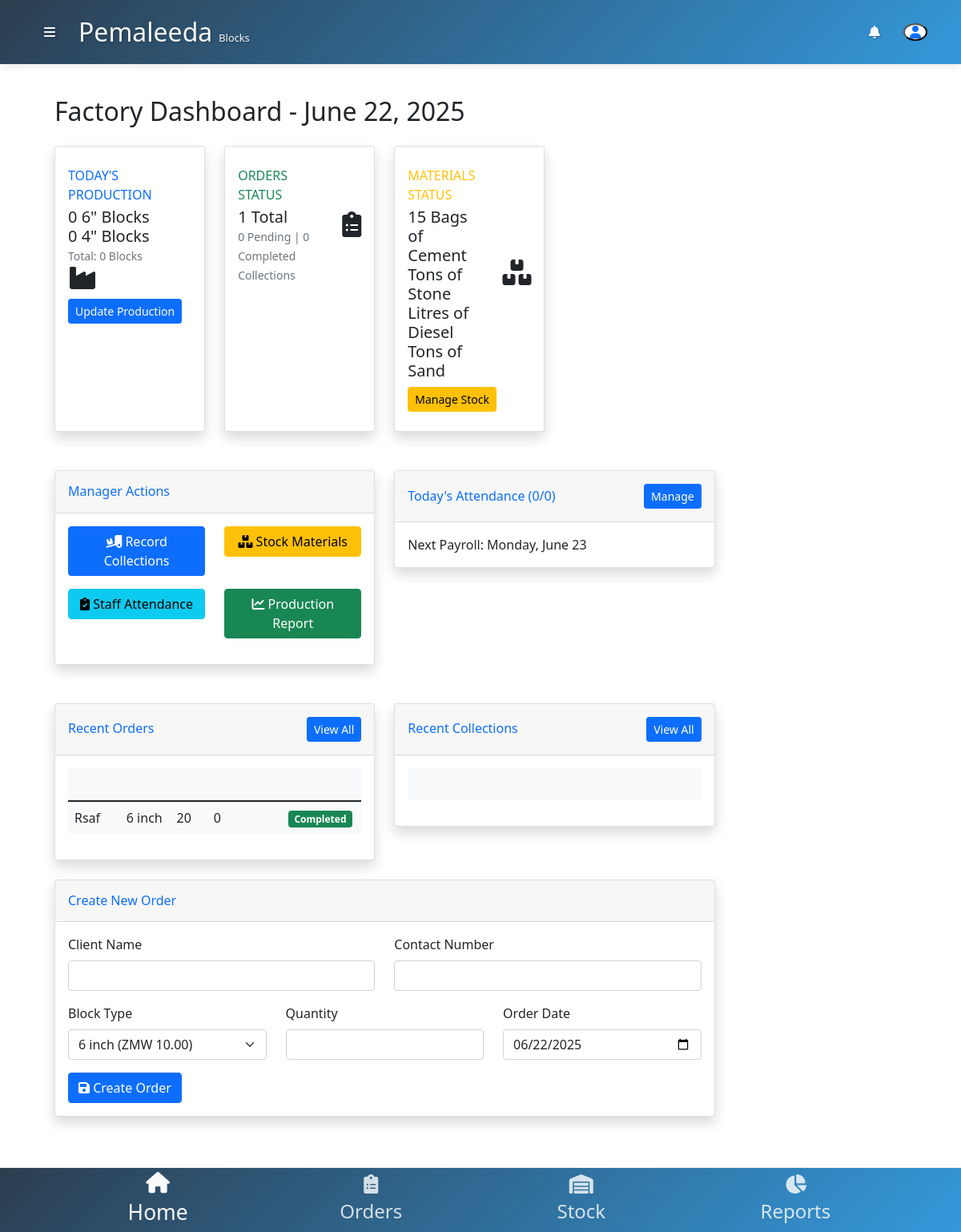
The page /index.php?page=dashboard (signed in) on the database its author committed.
### tables this page shows
CREATE TABLE `clients_orders` (
  `id` int(11) NOT NULL,
  `block_type_id` int(11) DEFAULT NULL,
  `quantity` int(11) NOT NULL CHECK (`quantity` > 0),
  `order_date` date DEFAULT NULL,
  `status` enum('Pending','Completed','Cancelled') DEFAULT NULL,
  `payment_method` enum('Cash','Mobile Money') NOT NULL DEFAULT 'Cash',
  `client_name` varchar(100) DEFAULT NULL,
  `contact` varchar(20) DEFAULT NULL
);

CREATE TABLE `block_types` (
  `id` int(11) NOT NULL,
  `type_name` varchar(50) NOT NULL,
  `unit_price` decimal(10,2) NOT NULL
);

### pages/dashboard.php (the view, shortened to what this page needs)
<?php
$isAdmin = ($_SESSION['role'] == 'admin');
$isManager = ($_SESSION['role'] == 'manager');
$currentDate = date('Y-m-d');
$currentYear = date('Y');
$ordersData = $conn->query("
    SELECT
        COUNT(*) as total_orders,
        SUM(CASE WHEN status = 'Pending' THEN 1 ELSE 0 END) as pending_orders,
        SUM(CASE WHEN status = 'Completed' THEN 1 ELSE 0 END) as completed_orders
    FROM clients_orders
")->fetch(PDO::FETCH_ASSOC);
$productionData = $conn->query("
    SELECT
        COALESCE(SUM(CASE WHEN block_type_id = 1 THEN blocks_produced ELSE 0 END), 0) as today_6inch,
        COALESCE(SUM(CASE WHEN block_type_id = 2 THEN blocks_produced ELSE 0 END), 0) as today_4inch,
        (SELECT COALESCE(SUM(blocks_produced), 0)
         FROM daily_production
         WHERE YEAR(date) = $currentYear) as yearly_blocks
    FROM daily_production
    WHERE date = '$currentDate'
")->fetch(PDO::FETCH_ASSOC);
$materialsData = $conn->query("
    SELECT
        COUNT(*) AS low_stock,
        (SELECT quantity_remaining FROM materials WHERE material_name = 'Cement') AS cement_stock,
        (SELECT quantity_remaining FROM materials WHERE material_name = 'Stone')  AS stone_stock,
        (SELECT quantity_remaining FROM materials WHERE material_name = 'Diesel') AS diesel_stock,
        (SELECT quantity_remaining FROM materials WHERE material_name = 'Sand') AS sand_stock
    FROM materials
    WHERE quantity_remaining < 10
")->fetch(PDO::FETCH_ASSOC);
if($isManager || $isAdmin) {
    $attendanceData = $conn->query("
        SELECT
            COUNT(*) as present_today,
            (SELECT COUNT(*) FROM staff) as total_workers
        FROM staff_daily_log
        WHERE date = '$currentDate'
    ")->fetch(PDO::FETCH_ASSOC);
}
$pendingCollections = $conn->query("
    SELECT COUNT(*) as pending
    FROM clients_orders
    WHERE status = 'Pending'
    AND quantity > (
        SELECT COALESCE(SUM(blocks_collected), 0)
        FROM client_collections
        WHERE order_id = clients_orders.id
    )
")->fetchColumn();
?>
<div class="container-fluid">
    <h2 class="mb-4">Factory Dashboard - <?= date('F j, Y') ?></h2>
    <div class="row mb-4">
        <div class="col-xl-3 col-md-6 mb-4">
    <div class="card border-left-primary shadow h-100 py-2">
        <div class="card-body">
            <div class="row no-gutters align-items-center">
                <div class="col mr-2">
                    <div class="text-xs font-weight-bold text-primary text-uppercase mb-1">
                        Today's Production
                    </div>
                    <div class="h5 mb-0 font-weight-bold text-gray-800">
                        <?= $productionData['today_6inch'] ?> 6" Blocks<br>
                        <?= $productionData['today_4inch'] ?> 4" Blocks
                    </div>
                    <small class="text-muted">
                        Total: <?= $productionData['today_6inch'] + $productionData['today_4inch'] ?> Blocks
                    </small>
                </div>
                <div class="col-auto">
                    <i class="fas fa-industry fa-2x text-gray-300"></i>
                </div>
            </div>
            <?php if($isManager): ?>
                <a href="index.php?page=daily_production" class="btn btn-sm btn-primary mt-2">Update Production</a>
            <?php endif; ?>
        </div>
    </div>
</div>
        <div class="col-xl-3 col-md-6 mb-4">
            <div class="card border-left-success shadow h-100 py-2">
                <div class="card-body">
                    <div class="row no-gutters align-items-center">
                        <div class="col mr-2">
                            <div class="text-xs font-weight-bold text-success text-uppercase mb-1">
                                Orders Status</div>
                            <div class="h5 mb-0 font-weight-bold text-gray-800">
                                <?= $ordersData['total_orders'] ?> Total
                            </div>
                            <small class="text-muted">
                                <?= $ordersData['pending_orders'] ?> Pending |
                                <?= $pendingCollections ?> Completed Collections
                            </small>
                        </div>
                        <div class="col-auto">
                            <i class="fas fa-clipboard-list fa-2x text-gray-300"></i>
                        </div>
                    </div>
                </div>
            </div>
        </div>
        <div class="col-xl-3 col-md-6 mb-4">
            <div class="card border-left-warning shadow h-100 py-2">
                <div class="card-body">
                    <div class="row no-gutters align-items-center">
                        <div class="col mr-2">
                            <div class="text-xs font-weight-bold text-warning text-uppercase mb-1">
                                Materials Status</div>
                            <div class="h5 mb-0 font-weight-bold text-gray-800">
                                <?= $materialsData['cement_stock'] ?> Bags of Cement
                            </div>
                            <div class="h5 mb-0 font-weight-bold text-gray-800">
                                <?= $materialsData['stone_stock'] ?> Tons of Stone
                            </div>
                            <div class="h5 mb-0 font-weight-bold text-gray-800">
                                <?= $materialsData['diesel_stock'] ?> Litres of Diesel
                            </div>
                            <div class="h5 mb-0 font-weight-bold text-gray-800">
                            <?= $materialsData['sand_stock'] ?> Tons of Sand
                            </div>
                        </div>
                        <div class="col-auto">
                            <i class="fas fa-boxes fa-2x text-gray-300"></i>
                        </div>
                    </div>
                    <?php if($isManager): ?>
                        <a href="index.php?page=materials" class="btn btn-sm btn-warning mt-2">Manage Stock</a>
                    <?php endif; ?>
                </div>
            </div>
        </div>
    </div>
    <?php if($isManager || $isAdmin): ?>
    <div class="row mb-4">
        <div class="col-lg-6 mb-4">
            <div class="card shadow">
                <div class="card-header py-3 d-flex flex-row align-items-center justify-content-between">
                    <h6 class="m-0 font-weight-bold text-primary">Manager Actions</h6>
                </div>
                <div class="card-body">
                    <div class="row">
                        <div class="col-md-6 mb-3">
                            <a href="index.php?page=orders" class="btn btn-primary w-100">
                                <i class="fas fa-truck-loading mr-2"></i> Record Collections
                            </a>
                        </div>
                        <div class="col-md-6 mb-3">
                            <a href="index.php?page=materials" class="btn btn-warning w-100">
                                <i class="fas fa-boxes mr-2"></i> Stock Materials
                            </a>
                        </div>
                        <div class="col-md-6 mb-3">
                            <a href="index.php?page=attendance" class="btn btn-info w-100">
                                <i class="fas fa-clipboard-check mr-2"></i> Staff Attendance
                            </a>
                        </div>
                        <div class="col-md-6 mb-3">
                            <a href="index.php?page=production_report" class="btn btn-success w-100">
                                <i class="fas fa-chart-line mr-2"></i> Production Report
                            </a>
                        </div>
                    </div>
                </div>
            </div>
        </div>
        <div class="col-lg-6 mb-4">
            <div class="card shadow">
                <div class="card-header py-3 d-flex flex-row align-items-center justify-content-between">
                    <h6 class="m-0 font-weight-bold text-primary">
                        Today's Attendance (<?= $attendanceData['present_today'] ?? 0 ?>/<?= $attendanceData['total_workers'] ?? 0 ?>)
                    </h6>
                    <a href="index.php?page=attendance" class="btn btn-sm btn-primary">Manage</a>
                </div>
                <div class="card-body">
                    <?php if($isAdmin): ?>
                        <a href="index.php?page=payroll" class="btn btn-success w-100">
                            <i class="fas fa-money-bill-wave mr-2"></i> Process Weekly Payroll
                        </a>
                    <?php else: ?>
                        <p class="mb-0">Next Payroll: <?= date('l, F j', strtotime('next monday')) ?></p>
                    <?php endif; ?>
                </div>
            </div>
        </div>
    </div>
    <?php endif; ?>
    <div class="row">
        <div class="col-lg-6 mb-4">
            <div class="card shadow">
                <div class="card-header py-3 d-flex flex-row align-items-center justify-content-between">
                    <h6 class="m-0 font-weight-bold text-primary">Recent Orders</h6>
                    <a href="index.php?page=orders" class="btn btn-sm btn-primary">View All</a>
                </div>
                <div class="card-body">
                    <div class="table-responsive">
                        <table class="table table-sm">
                            <thead>
                                <tr>
                                    <th>Client</th>
                                    <th>Type</th>
                                    <th>Qty</th>
                                    <th>Collected</th>
                                    <th>Status</th>
                                </tr>
                            </thead>
                            <tbody>
                                <?php
                                $recentOrders = $conn->query("
                                    SELECT o.*, bt.type_name,
                                        (SELECT SUM(blocks_collected) FROM client_collections
                                         WHERE order_id = o.id) AS collected
                                    FROM clients_orders o
                                    JOIN block_types bt ON o.block_type_id = bt.id
                                    ORDER BY o.order_date DESC LIMIT 5
                                ");
                                while ($order = $recentOrders->fetch(PDO::FETCH_ASSOC)):
                                ?>
                                <tr>
                                    <td><?= htmlspecialchars($order['client_name']) ?></td>
                                    <td><?= $order['type_name'] ?></td>
                                    <td><?= $order['quantity'] ?></td>
                                    <td><?= $order['collected'] ?? 0 ?></td>
                                    <td>
                                        <span class="badge bg-<?=
                                            ($order['status'] == 'Completed') ? 'success' :
                                            (($order['status'] == 'Pending') ? 'warning' : 'danger') ?>">
                                            <?= $order['status'] ?>
                                        </span>
                                    </td>
                                </tr>
                                <?php endwhile; ?>
                            </tbody>
                        </table>
                    </div>
                </div>
            </div>
        </div>
        <div class="col-lg-6 mb-4">
            <div class="card shadow">
                <div class="card-header py-3 d-flex flex-row align-items-center justify-content-between">
                    <h6 class="m-0 font-weight-bold text-primary">Recent Collections</h6>
                    <a href="index.php?page=orders" class="btn btn-sm btn-primary">View All</a>
                </div>
                <div class="card-body">
                    <div class="table-responsive">
                        <table class="table table-sm">
                            <thead>
                                <tr>
                                    <th>Date</th>
                                    <th>Client</th>
                                    <th>Blocks</th>
                                </tr>
                            </thead>
                        </table>
                    </div>
                </div>
            </div>
        </div>
    </div>
    <?php if($isAdmin || $isManager): ?>
    <div class="card shadow mb-4">
        <div class="card-header py-3">
            <h6 class="m-0 font-weight-bold text-primary">Create New Order</h6>
        </div>
        <div class="card-body">
            <form action="pages/create_order.php" method="POST">
                <div class="row">
                    <div class="col-md-6 mb-3">
                        <label class="form-label">Client Name</label>
                        <input type="text" class="form-control" name="client_name" required>
                    </div>
                    <div class="col-md-6 mb-3">
                        <label class="form-label">Contact Number</label>
                        <input type="tel" class="form-control" name="contact" required>
                    </div>
                    <div class="col-md-4 mb-3">
                        <label class="form-label">Block Type</label>
                        <select class="form-select" name="block_type_id" required>
                            <?php
                            $blockTypes = $conn->query("SELECT * FROM block_types");
                            while($type = $blockTypes->fetch()): ?>
                            <option value="<?= $type['id'] ?>">
                                <?= $type['type_name'] ?> (ZMW <?= number_format($type['unit_price'],2) ?>)
                            </option>
                            <?php endwhile; ?>
                        </select>
                    </div>
                    <div class="col-md-4 mb-3">
                        <label class="form-label">Quantity</label>
                        <input type="number" class="form-control" name="quantity" min="1" required>
                    </div>
                    <div class="col-md-4 mb-3">
                        <label class="form-label">Order Date</label>
                        <input type="date" class="form-control" name="order_date" value="<?= date('Y-m-d') ?>" required>
                    </div>
                </div>
                <button type="submit" class="btn btn-primary">
                    <i class="fas fa-save mr-2"></i> Create Order
                </button>
            </form>
        </div>
    </div>
    <?php endif; ?>
</div>

### css/style.css (style rules this page uses)
:root { --primary-color: #2c3e50; --secondary-color: #3498db; --accent-color: #e74c3c; --text-light: #f8f9fa; --text-dark: #212529; --breakpoint-mobile: 768px; --transition-base: all 0.3s ease; }
table { width: 100%; border-collapse: collapse; background: var(--text-light); color: var(--text-dark); }
th, td { padding: 0.75rem; text-align: left; border-bottom: 1px solid rgba(var(--primary-color-rgb), 0.1); }
th { background: var(--primary-color); color: var(--text-light); font-weight: 600; position: sticky; top: 0; }

### rows shown on the page
clients_orders: client_name "Rsaf", block_type.type_name "6 inch", quantity "20", collected "0", status "Completed"

### other values the page prints
$productionData['today_6inch'] "0"
$productionData['today_4inch'] "0"
$productionData['today_6inch'] + $productionData['today_4inch'] "0"
$ordersData['total_orders'] "1"
$ordersData['pending_orders'] "0"
$pendingCollections "0"
$materialsData['cement_stock'] "15"
$attendanceData['present_today'] "0"
$attendanceData['total_workers'] "0"
form field block_type_id "6 inch (ZMW 10.00)"
